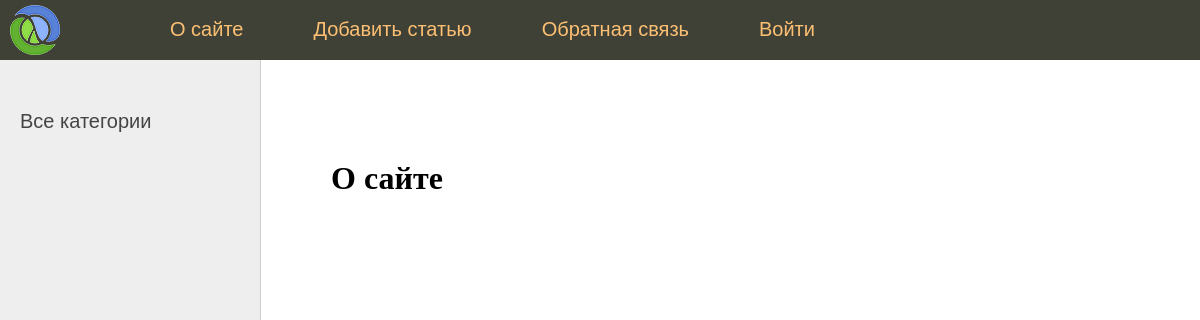
/about/, run on an earlier commit of the app's database.
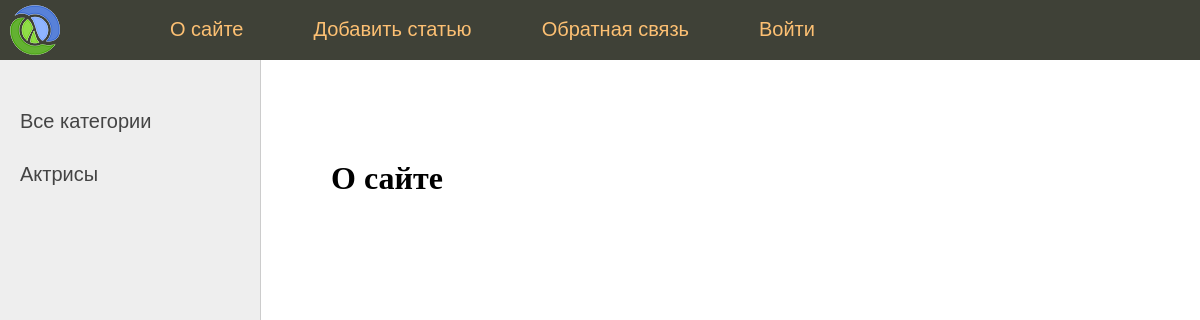
And on a later commit of the database.
### people/models.py (models this page shows, shortened)
class Categories(models.Model):
    name = models.CharField(max_length=100)
    slug = models.SlugField(max_length=255, unique=True, db_index=True)
    class Meta:
        verbose_name = "Категория"
        verbose_name_plural = "Категории"

### people/views.py (the view)
# urls.py: path('about/', about, name='about'),
def about(request):
    context = {"title": "О сайте"}
    return render(request, "people/about.html", context)

### people/templatetags/people_tags.py (called while the page is built)
@register.inclusion_tag('people/list_categories.html')
def show_categories(category_selected=0):
    categories = Categories.objects.annotate(total=Count('posts')).filter(total__gt=0)
    return {'categories': categories, 'category_selected': category_selected}

@register.inclusion_tag('people/list_tags.html')
def show_all_tags():
    return {'tags': TagPost.objects.annotate(total=Count('tags')).filter(total__gt=0)}

### people/templates/people/about.html
{% extends 'people/base.html' %}
{% block content %}
<h1>{{title}}</h1>
{% endblock %}

### people/templates/people/list_categories.html
{% for category in categories %}
    {% if category.id == category_selected %}
        <li class="selected">{{category.name}}</li>
    {% else %}
        <li><a href="{% url 'people:category' category.slug %}">{{ category.name }}</a></li>
    {% endif %}
{% endfor %}

What changed in the data, as far as the page shows it:
added Categories: name "Актрисы"
